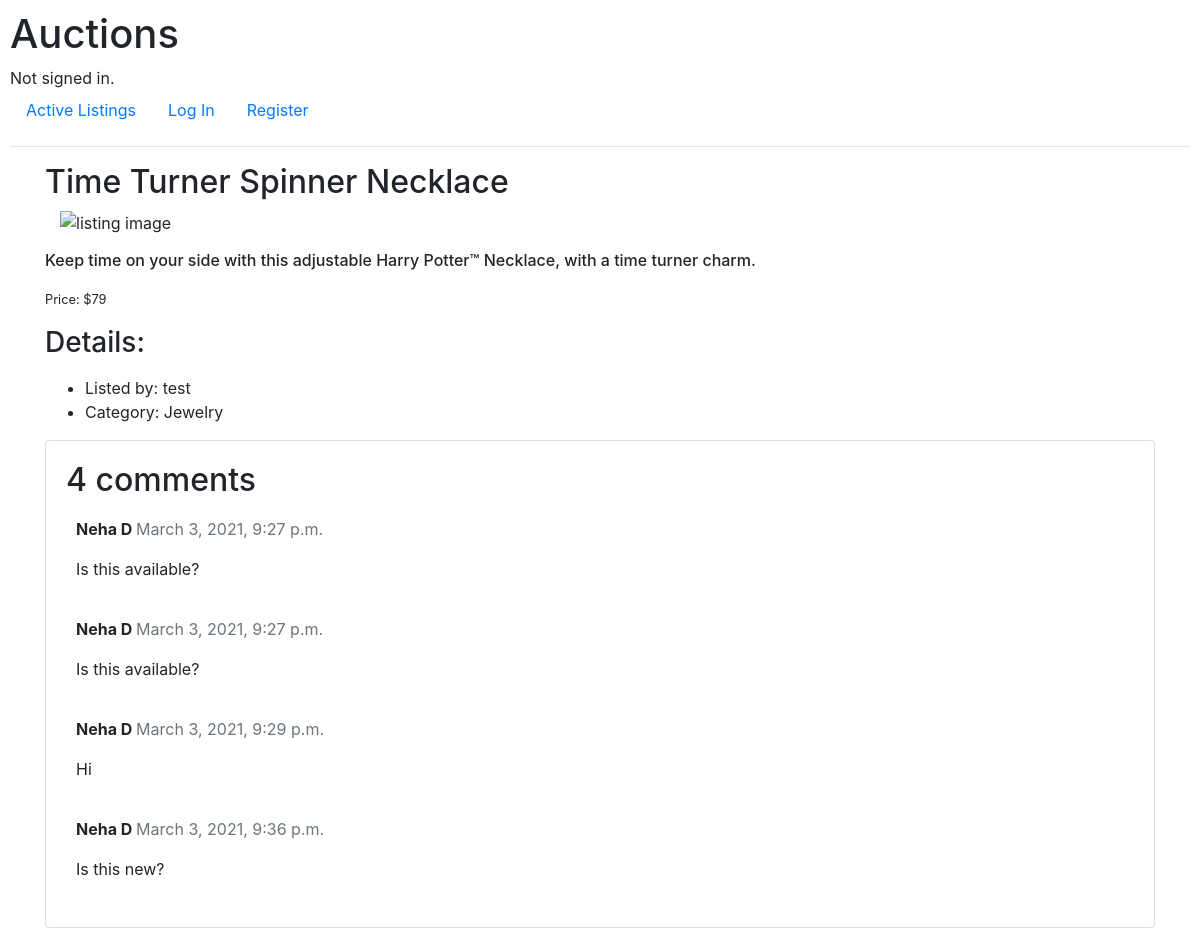
Page /listing/5 on the committed database.
### auctions/models.py (models this page shows, shortened)
class Listing(models.Model):
    user = models.ForeignKey(User, on_delete=models.CASCADE,
                                related_name="user_listings", blank=True, null=True)
    title = models.CharField(max_length=64)
    description = models.CharField(max_length=200)
    starting_bid = models.IntegerField()
    created = models.DateTimeField(auto_now_add=True)
    listing_image = models.URLField()
    category = models.ForeignKey(Category, on_delete=models.CASCADE, blank=True,
                                null=True, related_name="list_category")
    watchers = models.ManyToManyField(User, blank=True, related_name="watchlist")
    is_active = models.BooleanField(default=True)
    winner = models.ForeignKey(User, on_delete=models.CASCADE, related_name="listing_win",
                             default=None, blank=True, null=True)

class Category(models.Model):
    category = models.CharField(max_length=20)

class Comment(models.Model):
    listing = models.ForeignKey(Listing, on_delete=models.CASCADE, related_name="listing_comments")
    user = models.ForeignKey(User, on_delete=models.CASCADE, related_name="user_comments")
    comment = models.CharField(max_length=300)
    time = models.DateTimeField(auto_now_add=True)

class User(AbstractUser):
    def __str__(self):
        return f"{self.first_name} {self.last_name}"

### auctions/views.py (the view)
# urls.py: path("listing/<int:list_id>", views.listing, name="listing"),
def listing(request, list_id):
    if request.method == "GET":
        obj = Listing.objects.get(pk=list_id)
        added_by_user = obj.user_id
        watcher = ""
        if request.user.id:
            user = User.objects.get(id=int(request.user.id))
            watcher = user.watchlist.filter(id=list_id)
        return render(request, "auctions/listing.html", {
            "listing": obj,
            "added_by": User.objects.values_list('username', flat=True).get(id=added_by_user),
            "watcher": watcher,
            "commentForm": CommentForm,
            "comments": Comment.objects.filter(listing=list_id),
            "category": Category.objects.values_list('category', flat=True).get(pk=obj.category.id)
        })

### auctions/templates/auctions/listing.html (shortened to what this page needs)
{% extends "auctions/layout.html" %}
{% block body %}
    <div class="container">
        <div>
            <p class="h2">{{ listing.title }}</p>
        </div>
        <img src="" class="img-fluid col-sm-12" alt="listing image">
        <div><p class="h6 my-3">{{ listing.description }}</p></div>
        <p><small>Price: ${{ listing.starting_bid }}</small></p>
        <div>
            <h3 class="my-3">
                Details:
            </h3>
            <ul>
                <li>Listed by: {{ added_by }}</li>
                <li>Category: {{ category }}</li>
            </ul>
        </div>
        <div class="card">
            <div class="card-body">
                <h2>{{ comments.count }} comments</h2>
                {% for item in comments %}
                    <div class="comments" style="padding: 10px;">
                        <p class="font-weight-bold">
                            {{ item.user }}
                            <span class=" text-muted font-weight-normal">
                                {{ item.time }}
                            </span>
                        </p>
                        {{ item.comment | linebreaks }}
                    </div>
                {% endfor %}
            </div>
        </div>
    </div>
{% endblock %}

### auctions/static/auctions/styles.css (style rules this page uses)
body { padding: 10px; }

### rows in the picture
Listing: title "Time Turner Spinner Necklace", description "Keep time on your side with this adjustable Harry Potter™ Necklace, with a time turner charm.", starting_bid "79"
Category: category "Jewelry"
Comment: user "Neha D", time "March 3, 2021, 9:27 p.m.", comment "Is this available?"
Comment: user "Neha D", time "March 3, 2021, 9:27 p.m.", comment "Is this available?"
Comment: user "Neha D", time "March 3, 2021, 9:29 p.m.", comment "Hi"
Comment: user "Neha D", time "March 3, 2021, 9:36 p.m.", comment "Is this new?"

### other values in the picture
{{ added_by }} "test"
{{ comments.count }} "4"
